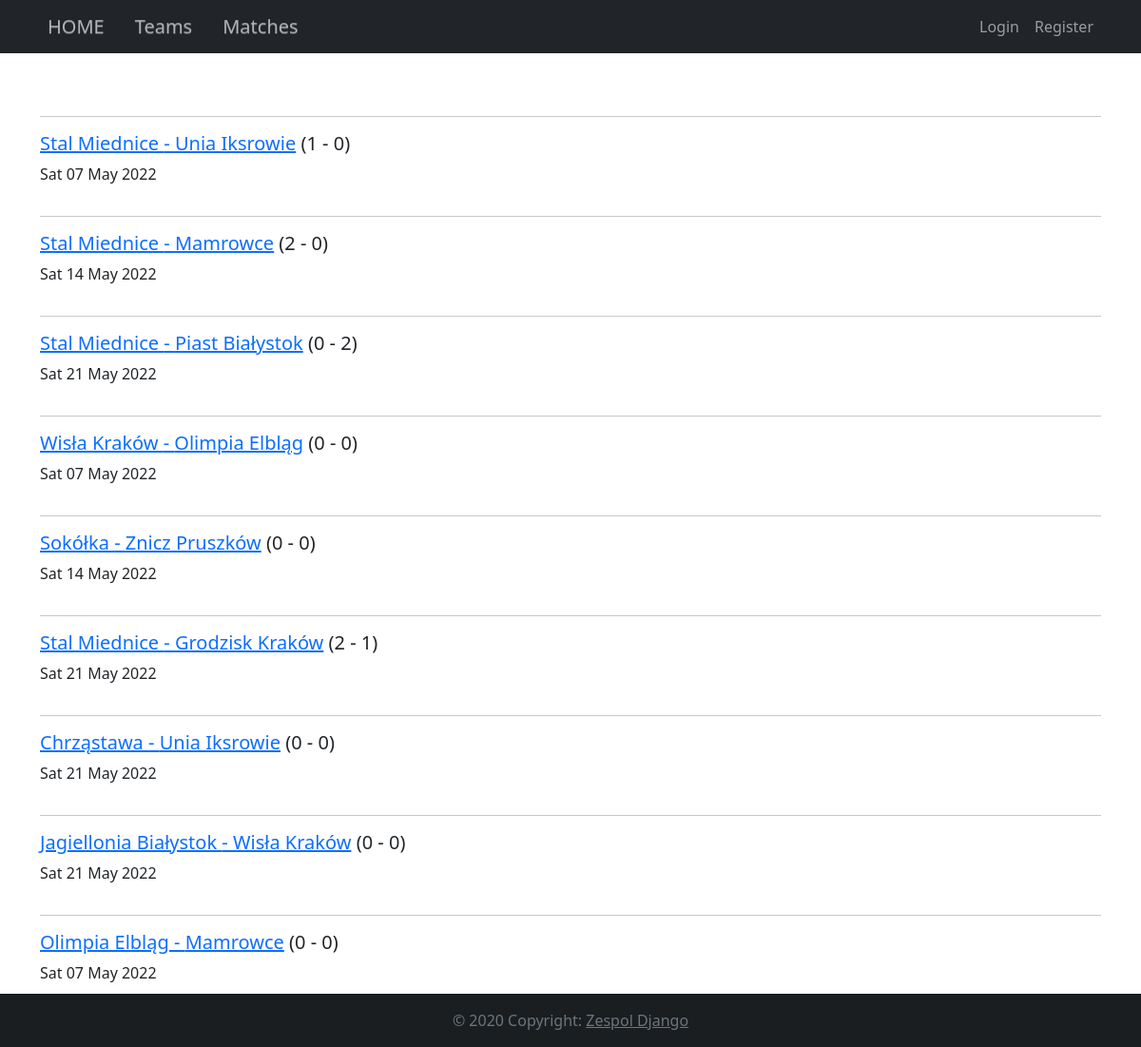
Before: /match/ with the older database file.
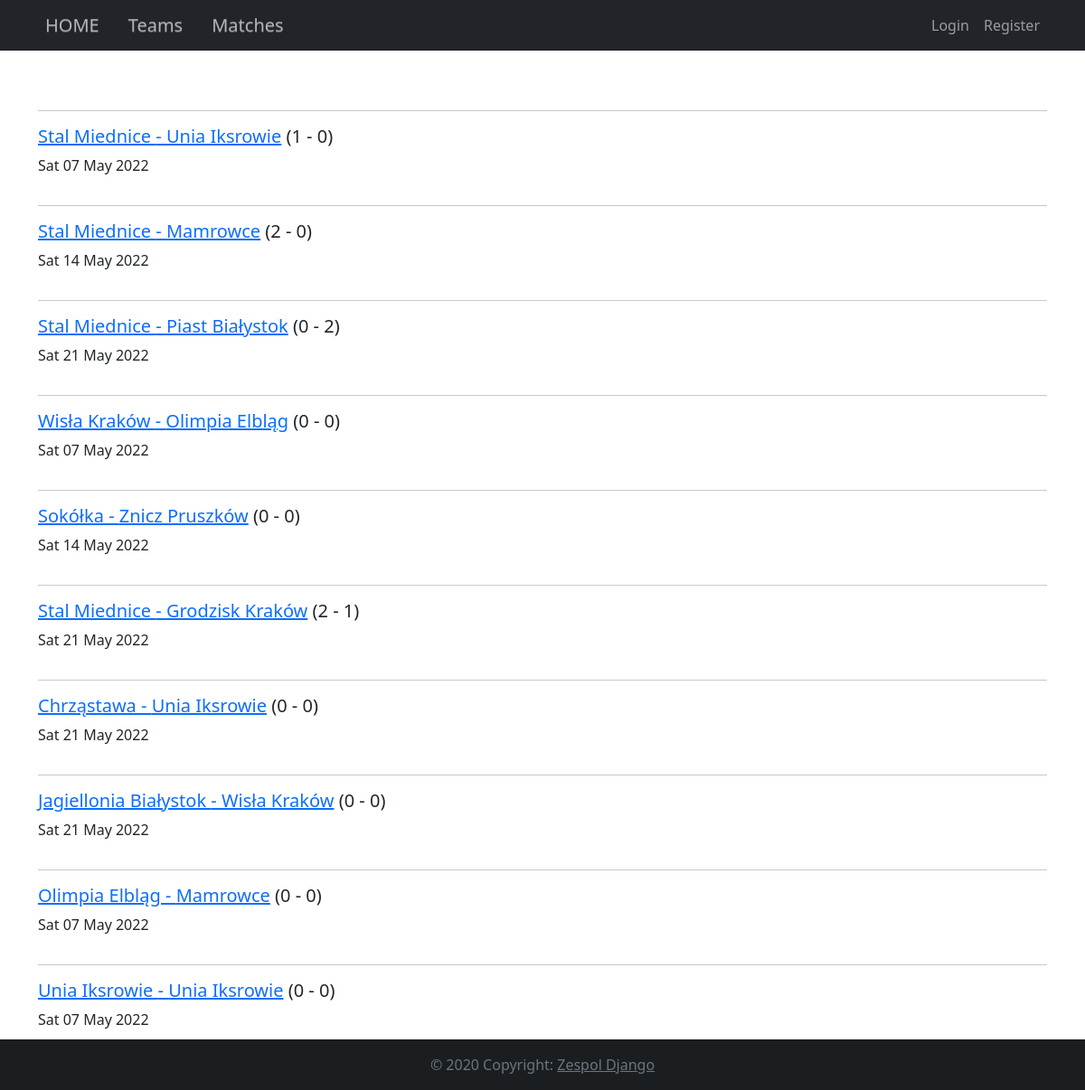
After: the same page with the newer database file.
### football_league/models.py (models this page shows, shortened)
class Match(models.Model):
    host = models.ForeignKey(Team, on_delete=models.CASCADE, related_name="host")
    guest = models.ForeignKey(Team, on_delete=models.CASCADE, related_name="guest")
    round = models.ForeignKey(Round, on_delete=models.CASCADE)
    did_host_win = models.BooleanField(default=True)

class Team(models.Model):
    name = models.CharField(max_length=100, validators=[RegexValidator('^[a-zA-Z]+$', message="Only Letters")])
    league = models.ForeignKey(League, on_delete=models.CASCADE)
    def __str__(self):
        return self.name

class Round(models.Model):
    date = models.DateTimeField()
    league = models.ForeignKey(League, on_delete=models.CASCADE)

### football_league/views.py (the view)
# urls.py: path('match/', views.MatchIndexView.as_view(), name='match_index'),
class MatchIndexView(generic.ListView):
    template_name = 'football_league/Match/match_list.html'
    context_object_name = 'data'
    def get_queryset(self):
        match_list = Match.objects.all()
        match_results = []
        for match in match_list:
            result = getMatchResult(match)
            match_results.append("{} - {}".format(str(result['host']), str(result['guest'])))
        queryset = {'match_list': match_list,
                    'match_results': match_results}
        return queryset

### football_league/templatetags/index.py (called while the page is built)
@register.filter
def index(indexable, i):
    return indexable[i]

### football_league/views.py (called while the page is built)
def getMatchResult(match):
    stats = Statistic.objects.filter(Q(match=match))
    goals_host = 0
    goals_guest = 0
    for s in stats:
        if match.host == s.player.team:
            goals_host += s.goals
        else:
            goals_guest += s.goals
    return {'host': goals_host, 'guest': goals_guest}

### football_league/templates/football_league/Match/match_list.html (shortened to what this page needs)
{% extends 'football_league/base.html' %}
{% block content %}
{% load index %}
    {% for match in data.match_list %}
        <div class="match">
            <hr>
            <h5><a href="{% url 'football_league:match_detail' match.id %}">{{ match.host }} - {{ match.guest }}</a> ({{ data.match_results|index:forloop.counter0 }})</h5>
            <p>{{ match.round.date|date:"D d M Y"|linebreaksbr }}</p>
        </div>
    {% endfor %}
{% endblock %}

Changed rows visible on the page:
added Match: host "Unia Iksrowie", guest "Unia Iksrowie", match_results|index "0 - 0", round "Sat 07 May 2022"
